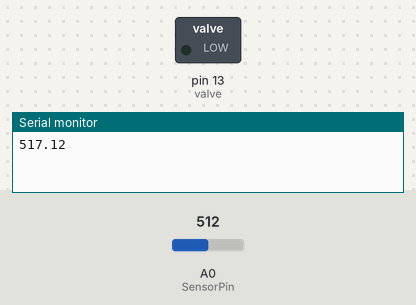
A sketch run on a simulated Arduino Uno, built with avr-gcc and run on an emulated ATmega328P. On the bench: switched loads named in the sketch (green lamp = pin HIGH), the last lines printed to the serial monitor. Inputs (shaded band) come from the test bench; at power-on: A0 (SensorPin) = 512.

Above: at 1.2 s.
1.3 s: A0 (SensorPin) set to 307
3.4 s: A0 (SensorPin) set to 284
At 4.9 s:
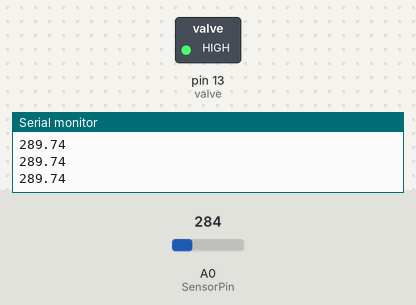
5.9 s: A0 (SensorPin) set to 306
At 6.7 s:
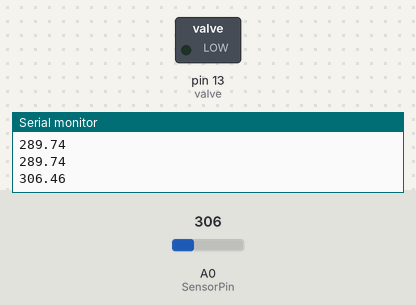
7.4 s: A0 (SensorPin) set to 290
At 8.7 s:
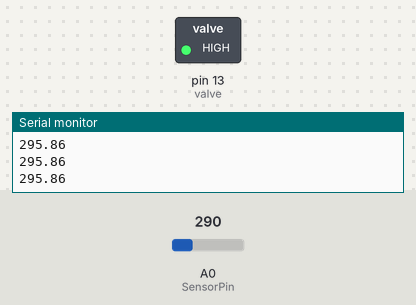
Timing chart, 0 to 10.4 s (numbered marks = the images above; inputs shaded):
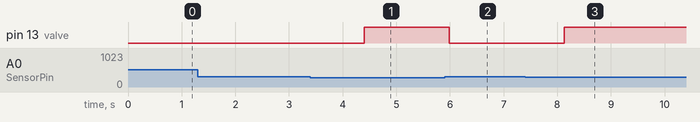

Measured:
- the behaviour switches between 292 and 291 on A0 (SensorPin) (found by bisection; images 0 and 1)
- after the input at 3.4 s, pin 13 (valve): LOW → HIGH after 1.0 s
- after the input at 5.9 s, pin 13 (valve): HIGH → LOW after 0.09 s
- after the input at 7.4 s, pin 13 (valve): LOW → HIGH after 0.73 s

The sketch:

Irrigation_Prototype.ino
```cpp
#define SensorPin A0
const int valve = 13;
float sensorValue = 0;
void setup() {
 Serial.begin(9600);
 pinMode(valve,OUTPUT);
}
void loop() {
 for (int i = 0; i <= 100; i++)
 {
   sensorValue = sensorValue + analogRead(SensorPin);
   delay(1);
 }
 sensorValue = sensorValue/100.0;
 Serial.println(sensorValue);
 if( sensorValue >300 ) {
  digitalWrite(valve,LOW);
  delay(2000);
 }
 else
  digitalWrite(valve,HIGH);
 delay(30);
}
```
